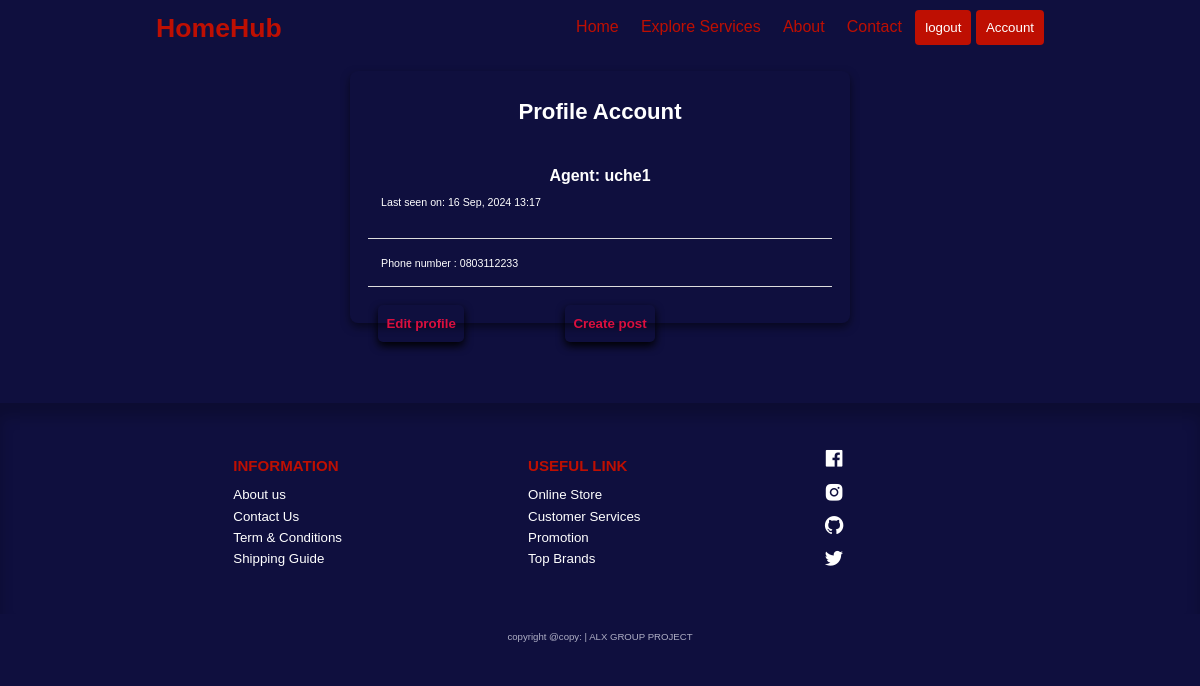
/account/ (signed in), run on an earlier commit of the app's database.
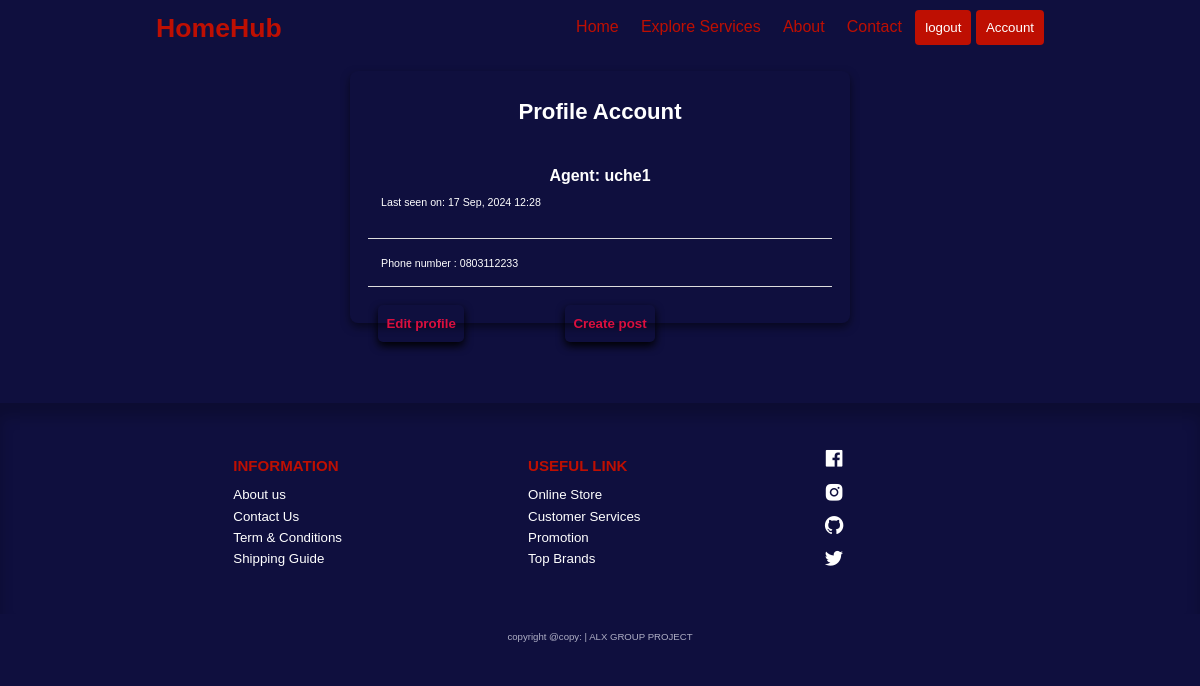
And on a later commit of the database.
### app/models.py (models this page shows, shortened)
class User(db.Model, UserMixin):
    id = db.Column(db.Integer, primary_key=True)
    first_name = db.Column(db.String(20), nullable=False)
    last_name = db.Column(db.String(20), nullable=False)
    username = db.Column(db.String(20), unique=True, nullable=False)
    email = db.Column(db.String(40), nullable=False)
    password_hash = db.Column(db.String(250), nullable=False)
    phone_number = db.Column(db.String(15), nullable=False)
    phone_number_2 = db.Column(db.String(15))
    last_seen = db.Column(db.DateTime, default=lambda: datetime.now(timezone.utc))
    posts = db.relationship(
        'Post', backref='agent', lazy=True)

### app/routes.py (the view)
@app.route('/account/')
@login_required
def account():
    user = User.query.all()
    return render_template('account.html', title='account page', user=user)

### app/models.py (called while the page is built)
@login.user_loader
def load_user(id):
    return User.query.get(int(id))

### app/routes.py (called while the page is built)
@app.before_request
def before_request():
    if current_user.is_authenticated:
        current_user.last_seen = datetime.now(timezone.utc)
        db.session.commit()

### app/templates/account.html (shortened to what this page needs)
{% extends 'base.html' %}
    {% block content %}
        <section class="empty__page_load">
            <h1>Profile Account</h1>
            <table>
                <tr>
                    <td >
                        <h1>Agent: {{ current_user.username }}</h1>
                        {% if current_user.last_seen %}<p>Last seen on: {{ current_user.last_seen.strftime(
                            '%d %b, %Y %H:%M') }}</p><br>
                        {% endif %}
                    </td>
                </tr>
                <tr>
                    <td>
                        <p>Phone number : {{ current_user.phone_number }}</p>
                    </td>
                </tr>
            </table>
           <div class="cont2">
                <small class="small1">
                    <a href="{{ url_for('edit_account') }}">Edit profile</a>
                </small>
                <small class="small2">
                    <a href="{{ url_for('new_post') }}">Create post</a>
                </small>
           </div>
        </section>
    {% endblock content %}

What changed in the data, as far as the page shows it:
changed User "uche1": last_seen "16 Sep, 2024 13:17" → "17 Sep, 2024 12:28"
